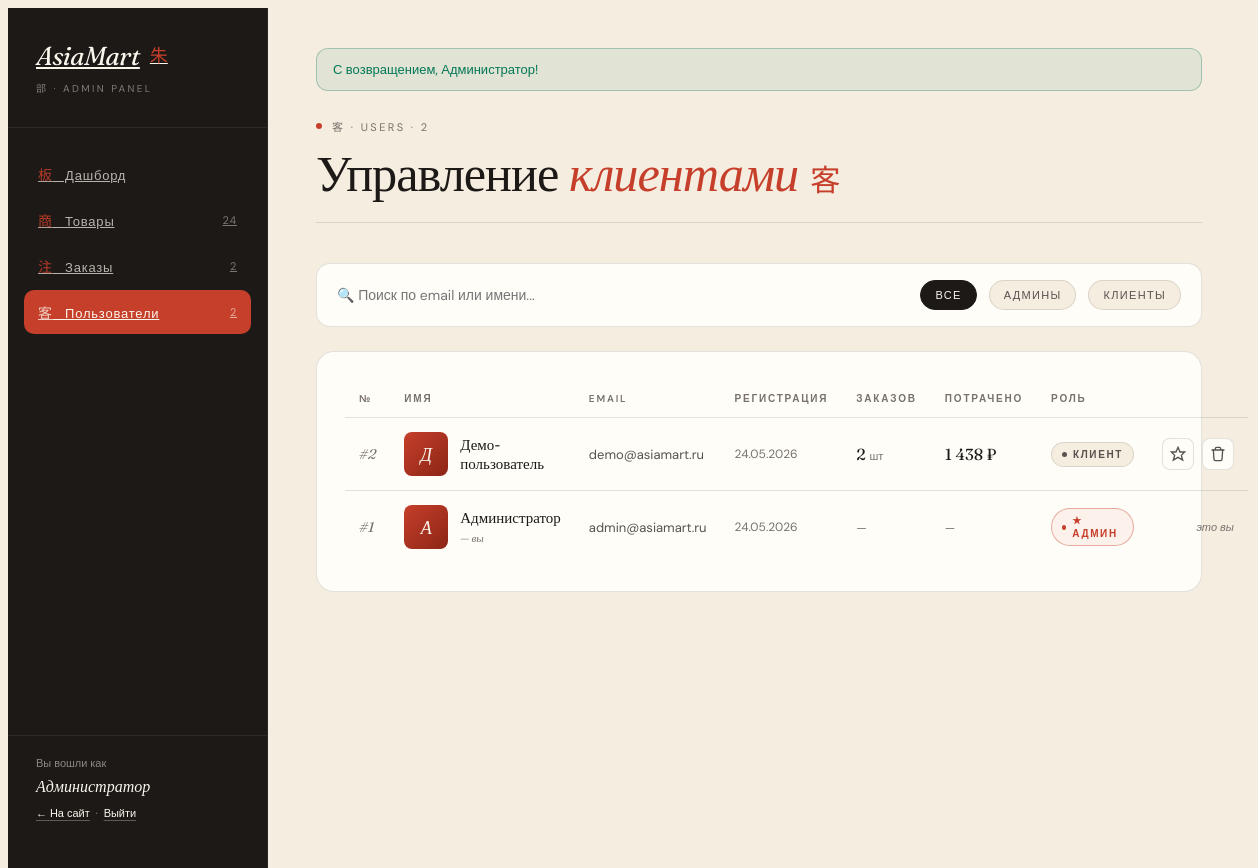
The page /admin/users.php (signed in) on the database its author committed.
### tables this page shows
CREATE TABLE `users` (
  `id` int(10) unsigned NOT NULL AUTO_INCREMENT,
  `email` varchar(190) NOT NULL,
  `password_hash` varchar(255) NOT NULL,
  `name` varchar(100) NOT NULL,
  `phone` varchar(30) DEFAULT NULL,
  `address` varchar(255) DEFAULT NULL,
  `role` enum('user','admin') NOT NULL DEFAULT 'user',
  `created_at` datetime NOT NULL DEFAULT current_timestamp(),
  PRIMARY KEY (`id`),
  UNIQUE KEY `uniq_email` (`email`)
);

### includes/db.php (called while the page is built, shortened)
<?php
function db(): PDO {
    static $pdo = null;
    if ($pdo !== null) return $pdo;
    $dsn = sprintf(
        'mysql:host=%s;port=%d;dbname=%s;charset=%s',
        DB_HOST, DB_PORT, DB_NAME, DB_CHARSET
    );
    try {
        $pdo = new PDO($dsn, DB_USER, DB_PASS, [
            PDO::ATTR_ERRMODE            => PDO::ERRMODE_EXCEPTION,
            PDO::ATTR_DEFAULT_FETCH_MODE => PDO::FETCH_ASSOC,
            PDO::ATTR_EMULATE_PREPARES   => false,
        ]);
    } catch (PDOException $e) {
        http_response_code(500);
        die('Ошибка подключения к базе данных: ' . htmlspecialchars($e->getMessage()));
    }
    return $pdo;
}

### includes/helpers.php (called while the page is built, shortened)
<?php
require_once __DIR__ . '/db.php';
function e(?string $s): string {
    return htmlspecialchars((string)$s, ENT_QUOTES | ENT_SUBSTITUTE, 'UTF-8');
}
function price(float $value): string {
    return number_format($value, 0, ',', ' ') . ' ₽';
}
function current_user(): ?array {
    $stmt = db()->prepare('SELECT id, email, name, role FROM users WHERE id = ?');
    $stmt->execute([$_SESSION['user_id']]);
    $u = $stmt->fetch();
    return $u ?: null;
}
function flash_get(string $type = 'success'): ?string {
    $msg = $_SESSION['_flash'][$type] ?? null;
    return $msg;
}

### public/admin/users.php (the view, shortened to what this page needs)
<?php
require_once __DIR__ . '/_layout.php';
$pdo = db();
$me = current_user();
$q = trim($_GET['q'] ?? '');
$role_filter = $_GET['role'] ?? '';
$sql = 'SELECT u.*, (SELECT COUNT(*) FROM orders o WHERE o.user_id=u.id) AS orders_cnt,
        (SELECT COALESCE(SUM(o.total),0) FROM orders o WHERE o.user_id=u.id AND o.status<>"cancelled") AS spent
        FROM users u WHERE 1=1';
$params = [];
$sql .= ' ORDER BY u.id DESC';
$stmt = $pdo->prepare($sql);
$stmt->execute($params);
$users = $stmt->fetchAll();
admin_header('users', 'Пользователи');
?>
<div class="admin-page-head">
  <div>
    <div class="admin-eyebrow"><span class="dot"></span>客 · USERS · <?= count($users) ?></div>
    <h1 class="admin-page-title">Управление <em>клиентами</em><span class="kanji">客</span></h1>
  </div>
</div>
<form method="get" class="admin-filter">
  <input type="search" name="q" value="<?= e($q) ?>" placeholder="🔍 Поиск по email или имени...">
  <a href="?<?= $q?'q='.urlencode($q):'' ?>" class="chip <?= $role_filter===''?'is-active':'' ?>">Все</a>
  <a href="?role=admin<?= $q?'&q='.urlencode($q):'' ?>" class="chip <?= $role_filter==='admin'?'is-active':'' ?>">Админы</a>
  <a href="?role=user<?= $q?'&q='.urlencode($q):'' ?>" class="chip <?= $role_filter==='user'?'is-active':'' ?>">Клиенты</a>
</form>
<div class="admin-section">
  <?php if (!$users): ?>
    <p style="color:var(--rg-mute);text-align:center;padding:32px;font-family:'DM Sans',sans-serif;">Пользователи не найдены.</p>
  <?php else: ?>
    <table class="admin-table">
      <thead>
        <tr>
          <th>№</th>
          <th>Имя</th>
          <th>Email</th>
          <th>Регистрация</th>
          <th>Заказов</th>
          <th>Потрачено</th>
          <th>Роль</th>
          <th style="text-align:right;"></th>
        </tr>
      </thead>
      <tbody>
      <?php foreach ($users as $u): $isMe = (int)$u['id']===(int)$me['id']; ?>
        <tr>
          <td><span class="num">#<?= $u['id'] ?></span></td>
          <td>
            <div class="name-cell">
              <div class="name-thumb" style="background:linear-gradient(135deg, var(--rg-vermilion), #8c2516);color:var(--rg-paper);display:flex;align-items:center;justify-content:center;font-family:'Fraunces',serif;font-style:italic;font-size:18px;border:none;">
                <?= e(mb_substr($u['name'] ?: 'A', 0, 1)) ?>
              </div>
              <div>
                <div class="name-title"><?= e($u['name']) ?><?= $isMe?' <span style="color:var(--rg-mute);font-size:11px;font-style:italic;">— вы</span>':'' ?></div>
              </div>
            </div>
          </td>
          <td style="color:var(--rg-ink-2);font-size:13px;"><?= e($u['email']) ?></td>
          <td style="color:var(--rg-mute);font-size:12px;"><?= date('d.m.Y', strtotime($u['created_at'])) ?></td>
          <td>
            <?php if ($u['orders_cnt'] > 0): ?>
              <span style="font-family:'Fraunces',serif;font-size:16px;color:var(--rg-ink);"><?= $u['orders_cnt'] ?></span>
              <span style="color:var(--rg-mute);font-size:11px;">шт</span>
            <?php else: ?>
              <span style="color:var(--rg-mute);font-size:12px;">—</span>
            <?php endif; ?>
          </td>
          <td>
            <?php if ($u['spent'] > 0): ?>
              <span class="price"><?= price((float)$u['spent']) ?></span>
            <?php else: ?>
              <span style="color:var(--rg-mute);font-size:12px;">—</span>
            <?php endif; ?>
          </td>
          <td>
            <?php if ($u['role'] === 'admin'): ?>
              <span class="pill admin">★ Админ</span>
            <?php else: ?>
              <span class="pill user">Клиент</span>
            <?php endif; ?>
          </td>
          <td>
            <div class="row-actions">
              <?php if (!$isMe): ?>
                <form method="post" style="display:inline;" onsubmit="return confirm('Сделать <?= $u['role']==='admin'?'обычным клиентом':'администратором' ?>?')">
                  <button type="submit" class="icon-act" title="<?= $u['role']==='admin'?'Снять админа':'Сделать админом' ?>">
                    <?php if ($u['role']==='admin'): ?>
                      <svg viewBox="0 0 24 24" fill="none" stroke="currentColor" stroke-width="2" stroke-linecap="round"><path d="M19 12H5"/><path d="m12 19-7-7 7-7"/></svg>
                    <?php else: ?>
                      <svg viewBox="0 0 24 24" fill="none" stroke="currentColor" stroke-width="2" stroke-linecap="round"><polygon points="12 2 15 9 22 9 17 14 19 21 12 17 5 21 7 14 2 9 9 9 12 2"/></svg>
                    <?php endif; ?>
                  </button>
                </form>
                <form method="post" style="display:inline;" onsubmit="return confirm('Удалить пользователя <?= e($u['email']) ?>?')">
                  <button type="submit" class="icon-act danger" title="Удалить пользователя">
                    <svg viewBox="0 0 24 24" fill="none" stroke="currentColor" stroke-width="2" stroke-linecap="round"><path d="M3 6h18M8 6V4a2 2 0 0 1 2-2h4a2 2 0 0 1 2 2v2"/><path d="m19 6-1 14a2 2 0 0 1-2 2H8a2 2 0 0 1-2-2L5 6"/></svg>
                  </button>
                </form>
              <?php else: ?>
                <span style="color:var(--rg-mute);font-size:11px;font-style:italic;">это вы</span>
              <?php endif; ?>
            </div>
          </td>
        </tr>
      <?php endforeach; ?>
      </tbody>
    </table>
  <?php endif; ?>
</div>
<?php admin_footer(); ?>

### public/admin/_layout.php (shortened to what this page needs)
<?php
require_once __DIR__ . '/../../includes/helpers.php';
$me = current_user();
function admin_counts(): array {
    $pdo = db();
    $c = [
        'products' => (int)$pdo->query("SELECT COUNT(*) FROM products")->fetchColumn(),
        'orders'   => (int)$pdo->query("SELECT COUNT(*) FROM orders")->fetchColumn(),
        'users'    => (int)$pdo->query("SELECT COUNT(*) FROM users")->fetchColumn(),
        'new'      => (int)$pdo->query("SELECT COUNT(*) FROM orders WHERE status='new'")->fetchColumn(),
    ];
    return $c;
}
function admin_header(string $section, string $title): void {
    global $me;
    $counts = admin_counts();
    $cssTime = filemtime(__DIR__ . '/../assets/css/ryokan.css');
?>
<!DOCTYPE html>
<html lang="ru">
<head>
  <link rel="stylesheet" href="/assets/css/ryokan.css?v=<?= $cssTime ?>">
</head>
<body class="admin-ryokan">
<div class="admin-shell">
  <aside class="admin-side">
    <div class="admin-brand">
      <a href="/admin/">
        <span class="name">AsiaMart</span>
        <sup class="hanko">朱</sup>
      </a>
      <span class="tag">部 · Admin Panel</span>
    </div>
    <ul class="admin-nav">
      <li><a href="/admin/" class="<?= $section==='dashboard'?'is-active':'' ?>">
        <span><span class="kanji">板</span> &nbsp; Дашборд</span>
      </a></li>
      <li><a href="/admin/products.php" class="<?= $section==='products'?'is-active':'' ?>">
        <span><span class="kanji">商</span> &nbsp; Товары</span>
        <span class="count"><?= $counts['products'] ?></span>
      </a></li>
      <li><a href="/admin/orders.php" class="<?= $section==='orders'?'is-active':'' ?>">
        <span><span class="kanji">注</span> &nbsp; Заказы</span>
        <span class="count"><?= $counts['orders'] ?><?= $counts['new']>0 ? ' · '.$counts['new'].' нов.' : '' ?></span>
      </a></li>
      <li><a href="/admin/users.php" class="<?= $section==='users'?'is-active':'' ?>">
        <span><span class="kanji">客</span> &nbsp; Пользователи</span>
        <span class="count"><?= $counts['users'] ?></span>
      </a></li>
    </ul>
    <div class="admin-side-foot">
      <div style="margin-bottom:6px;">Вы вошли как</div>
      <div style="color:var(--rg-paper);font-family:'Fraunces',serif;font-style:italic;font-size:16px;margin-bottom:10px;">
        <?= e($me['name']) ?>
      </div>
      <a href="/">← На сайт</a>
      &nbsp;·&nbsp;
      <a href="/logout.php">Выйти</a>
    </div>
  </aside>
  <main class="admin-content">
    <?php if ($msg = flash_get('success')): ?>
      <div style="background:rgba(4,120,87,0.08);border:1px solid rgba(4,120,87,0.3);color:#047857;padding:12px 16px;border-radius:12px;margin-bottom:24px;font-family:'DM Sans',sans-serif;font-size:13px;">
        <?= e($msg) ?>
      </div>
    <?php endif; ?>
<?php }
function admin_footer(): void { ?>
  </main>
</div>
</body>
</html>
<?php } ?>

### rows shown on the page
users: name "Администратор", id "1", name "А", shows "— вы", email "admin@asiamart.ru", created_at "24.05.2026", role "★ АДМИН", shows "это вы"
users: id "2", name "Д", name "Демо-пользователь", email "demo@asiamart.ru", created_at "24.05.2026", orders_cnt "2", spent "1 438 ₽", role "КЛИЕНТ"

### other values the page prints
$counts['products'] "24"
$counts['orders'] "2"
$counts['users'] "2"
$msg "С возвращением, Администратор!"
count($users) "2"
